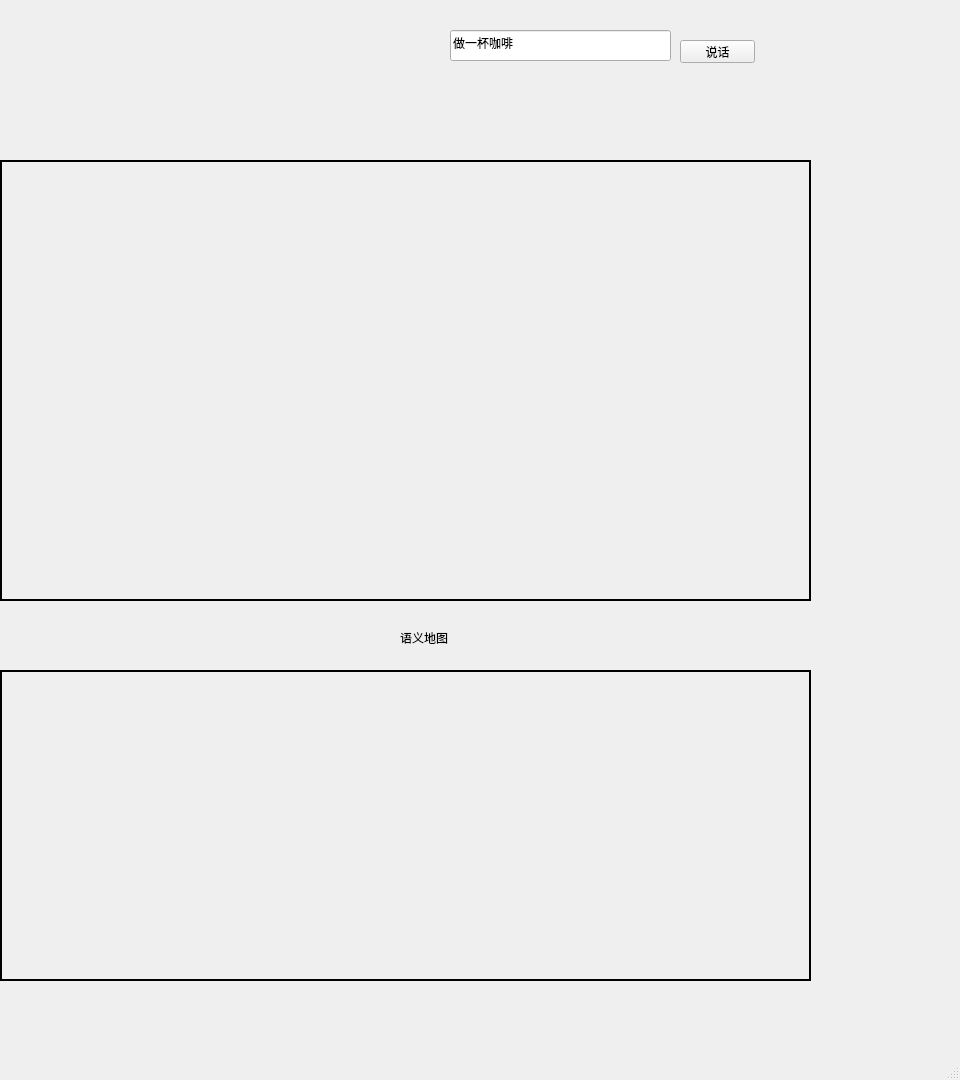
<?xml version="1.0" encoding="UTF-8"?>
<ui version="4.0">
 <class>MainWindow</class>
 <widget class="QMainWindow" name="MainWindow">
  <property name="geometry">
   <rect>
    <x>0</x>
    <y>0</y>
    <width>960</width>
    <height>1080</height>
   </rect>
  </property>
  <property name="windowTitle">
   <string>MainWindow</string>
  </property>
  <property name="autoFillBackground">
   <bool>true</bool>
  </property>
  <widget class="QWidget" name="centralwidget">
   <widget class="QLineEdit" name="edit_say">
    <property name="geometry">
     <rect>
      <x>450</x>
      <y>30</y>
      <width>221</width>
      <height>31</height>
     </rect>
    </property>
    <property name="text">
     <string>做一杯咖啡</string>
    </property>
   </widget>
   <widget class="QPushButton" name="btn_say">
    <property name="geometry">
     <rect>
      <x>680</x>
      <y>40</y>
      <width>75</width>
      <height>23</height>
     </rect>
    </property>
    <property name="text">
     <string>说话</string>
    </property>
   </widget>
   <widget class="QLabel" name="img_label_canvas">
    <property name="geometry">
     <rect>
      <x>0</x>
      <y>160</y>
      <width>811</width>
      <height>441</height>
     </rect>
    </property>
    <property name="styleSheet">
     <string notr="true">border: 2px solid black;</string>
    </property>
    <property name="text">
     <string/>
    </property>
   </widget>
   <widget class="QLabel" name="img_label_bt">
    <property name="geometry">
     <rect>
      <x>0</x>
      <y>670</y>
      <width>811</width>
      <height>311</height>
     </rect>
    </property>
    <property name="styleSheet">
     <string notr="true">border: 2px solid black;</string>
    </property>
    <property name="text">
     <string/>
    </property>
   </widget>
   <widget class="QLabel" name="label_5">
    <property name="geometry">
     <rect>
      <x>400</x>
      <y>630</y>
      <width>111</width>
      <height>16</height>
     </rect>
    </property>
    <property name="text">
     <string>语义地图</string>
    </property>
   </widget>
  </widget>
  <widget class="QMenuBar" name="menubar">
   <property name="geometry">
    <rect>
     <x>0</x>
     <y>0</y>
     <width>960</width>
     <height>23</height>
    </rect>
   </property>
  </widget>
  <widget class="QStatusBar" name="statusbar"/>
 </widget>
 <resources/>
 <connections/>
</ui>
